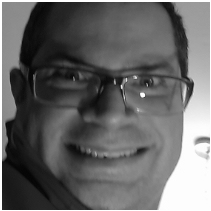
#> input picture week03/hw/img_02_20_20_21_21_42.png, 211 x 211 px, given in place of the camera
$ python jet_ubuntu_face_detect.py
#> lines starting #> are read from the running program, lines starting #| are printed output that depends on the picture
import numpy as np
import cv2 as cv
import time
import paho.mqtt.client as mqtt

#Face classifier (already trained)
face_cascade=cv.CascadeClassifier('haarcascade_frontalface_default.xml')

#Command for capturing photos from camera. 0 corresponds to the USB camera. This may be 1 depending upon your installation.
cap = cv.VideoCapture(0)

#Mosquitto config. Web broker found at https://github.com/mqtt/mqtt.github.io/wiki/public_brokers
#web_broker = test.mosquitto.org
web_broker = "5.196.95.208" #IP address for test.mosquitto.org
MQTT_TOPIC = "face_tpc"
MQTT_PORT = 1883

def on_connect_local(local_mqttclient, userdata, flags, rc):
    print("connected to local broker with rc: " + str(rc), ". Note: 0 is successful!")
    local_mqttclient.subscribe(MQTT_TOPIC)
    print("subscribed")
    return

local_mqttclient = mqtt.Client()
local_mqttclient.on_connect = on_connect_local
local_mqttclient.connect(web_broker, MQTT_PORT, 60)

time.sleep(4) #Giving connection time to setup before proceeding

# mqtt into a loop
local_mqttclient.loop_start()

#Below is image capture logic

def timestamp():
    #Print timestamp
    return time.strftime("%m_%d_%y_%H_%M_%S", time.gmtime())

def crop(x,y,w,h,face_uncrop):
    """
    Input face defined by rectangle & x,y,w,h coordinates. Output cropped face.
    Source: https://gist.github.com/tilfin/98bbba47fdc4ac10c4069cce5fabd834
    """
    r = max(w,h)/2
    centerx = x+w/2
    centery = y+h/2
    nx=int(centerx-r)
    ny=int(centery-r)
    nr=int(r*2)
    faceimg=face_uncrop[ny:ny+nr,nx:nx+nr]
    return faceimg

def loop_break():
    """
    No inputs. Checking for 'q' to be pressed. When 'q' pressed, loop exits.
    Source: https://stackoverflow.com/questions/13180941/how-to-kill-a-while-loop-with-a-keystroke
    """
    if cv.waitKey(1) & 0xFF == ord('q'):
        return "break" #Stopping OpenCV
    else:
        return "keep_going"

while(True): #looping
    time.sleep(2) #throttling by adding 2 second pause between captures.
    #Capture frame by frame
    ret,frame = cap.read()
#> frame is the input picture: shape (211, 211, 3); min 4, max 255, mean 102.6
    print("Captured Something", timestamp())
    #We don't use the color information, so might as well save space
    gray_img = cv.cvtColor(frame,cv.COLOR_BGR2GRAY)  # convert the frame to grayscale
    print("Converted to grayscale", timestamp())
    #Detect face
    faces=face_cascade.detectMultiScale(gray_img,1.3,5)
#> faces = [[8, 8, 196, 196]]
    print("Classified", timestamp())
    for(x,y,w,h) in faces:
        print("Start face loop", timestamp())
        face_uncrop = cv.rectangle(gray_img,(x,y),(x+w,y+h),(255,0,0),2)  # set bounds of the face from the frame
        print("Set bounds", timestamp())
        face_crop = crop(x,y,w,h,face_uncrop) # cut out the face from the frame
        print("Cropped face", timestamp())
        ret,face_crop_png = cv.imencode('.png', face_crop) #encode as .png
        print("Encoded png", timestamp())
        msg = face_crop_png.tobytes()  # changing image to bytes
        print("Encode bytes", timestamp())
        local_mqttclient.publish(MQTT_TOPIC, payload = msg, qos=1, retain = False) #mqtt publishing
        print("Published", timestamp())
        if loop_break() == "break": #check if loop should break by user pressing 'q'
            break
#> this loop made 1 pass; (key q is pressed on pass 1)
#> (x, y, w, h, r in crop, centerx in crop, centery in crop, nx in crop) on pass 1: (8, 8, 196, 196, 98, 106, 106, 8)
#| Start face loop 11_20_26_19_06_13
#| Set bounds 11_20_26_19_06_13
#| Cropped face 11_20_26_19_06_13
#| Encoded png 11_20_26_19_06_13
#| Encode bytes 11_20_26_19_06_13
#| Published 11_20_26_19_06_13
#> pass 1, `face_uncrop = cv.rectangle(gray_img,(x,y),(x+w,y+h),(255,0,0),2)`:
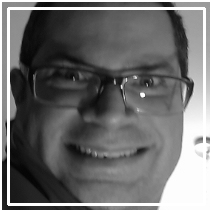
#> face_uncrop: shape (211, 211); min 4, max 255, mean 109.5
#> pass 1, in crop, `faceimg=face_uncrop[ny:ny+nr,nx:nx+nr]`:
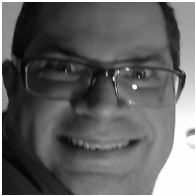
#> faceimg: shape (196, 196); min 4, max 255, mean 98.7

#After loop is terminated, releasing resources
cap.release() #Releasing camera
cv.destroyAllWindows() #Closing any windows opened by cv
local_mqttclient.loop_stop() #Stopping mosquitto loop
local_mqttclient.disconnect() #Disconnecting mosquitto from host.
